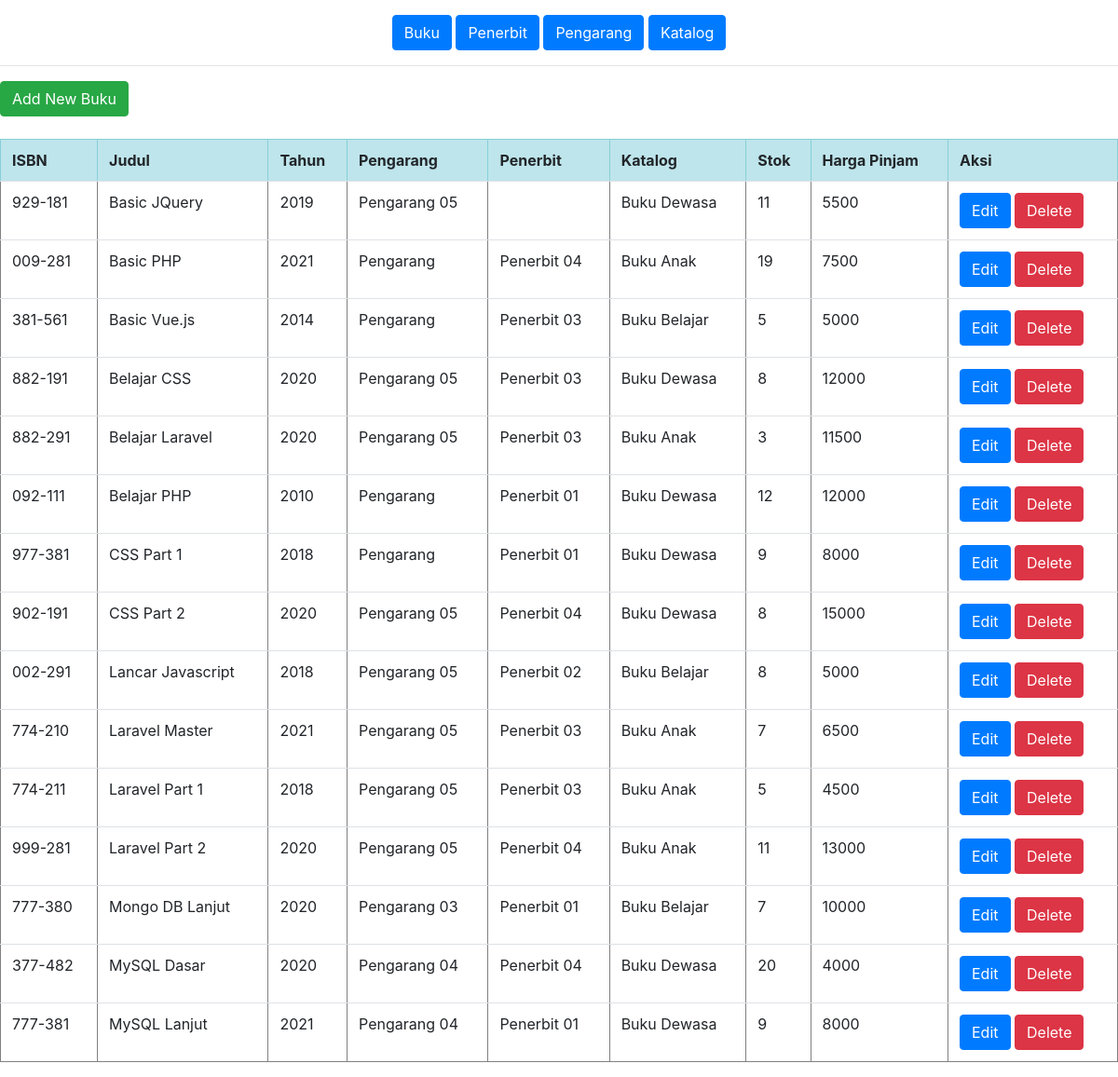
The page / on the database its author committed.
### tables this page shows
CREATE TABLE `buku` (
  `isbn` varchar(25) NOT NULL,
  `judul` varchar(255) DEFAULT NULL,
  `tahun` int(11) DEFAULT NULL,
  `id_penerbit` varchar(8) DEFAULT NULL,
  `id_pengarang` varchar(8) DEFAULT NULL,
  `id_katalog` varchar(3) DEFAULT NULL,
  `qty_stok` int(11) DEFAULT 0,
  `harga_pinjam` int(11) NOT NULL
);

CREATE TABLE `pengarang` (
  `id_pengarang` varchar(8) NOT NULL,
  `nama_pengarang` varchar(255) DEFAULT NULL,
  `email` varchar(50) DEFAULT NULL,
  `telp` varchar(12) DEFAULT NULL,
  `alamat` varchar(255) DEFAULT NULL
);

CREATE TABLE `katalog` (
  `id_katalog` varchar(3) NOT NULL,
  `nama` varchar(255) DEFAULT NULL
);

CREATE TABLE `penerbit` (
  `id_penerbit` varchar(8) NOT NULL,
  `nama_penerbit` varchar(255) DEFAULT NULL,
  `email` varchar(50) DEFAULT NULL,
  `telp` varchar(12) DEFAULT NULL,
  `alamat` varchar(255) DEFAULT NULL
);

### index.php (the view, shortened to what this page needs)
<?php
    include_once("connect.php");
    $buku = mysqli_query($mysqli, "SELECT buku.*, nama_pengarang, nama_penerbit, katalog.nama as nama_katalog FROM buku
                                        LEFT JOIN  pengarang ON pengarang.id_pengarang = buku.id_pengarang
                                        LEFT JOIN  penerbit ON penerbit.id_penerbit = buku.id_penerbit
                                        LEFT JOIN  katalog ON katalog.id_katalog = buku.id_katalog
                                        ORDER BY judul ASC");
?>
<html>
<head>
    <link rel="stylesheet" href="https://stackpath.bootstrapcdn.com/bootstrap/4.2.1/css/bootstrap.min.css">
</head>
<body>
<center class="mt-3">
    <a href="index.php" class="btn btn-primary ">Buku</a>
    <a href="penerbit/penerbit.php" class="btn btn-primary " >Penerbit</a>
    <a href="pengarang/pengarang.php" class="btn btn-primary ">Pengarang</a>
    <a href="katalog/katalog.php" class="btn btn-primary ">Katalog</a>
    <hr>
</center>
<a href="add.php" class="btn btn-success">Add New Buku</a><br/><br/>
    <table class="table" width='80%' border=1>
    <tr class="table-info">
        <th>ISBN</th>
        <th>Judul</th>
        <th>Tahun</th>
        <th>Pengarang</th>
        <th>Penerbit</th>
        <th>Katalog</th>
        <th>Stok</th>
        <th>Harga Pinjam</th>
        <th>Aksi</th>
    </tr>
    <?php
        while($buku_data = mysqli_fetch_array($buku)) {
            echo "<tr>";
            echo "<td>".$buku_data['isbn']."</td>";
            echo "<td>".$buku_data['judul']."</td>";
            echo "<td>".$buku_data['tahun']."</td>";
            echo "<td>".$buku_data['nama_pengarang']."</td>";
            echo "<td>".$buku_data['nama_penerbit']."</td>";
            echo "<td>".$buku_data['nama_katalog']."</td>";
            echo "<td>".$buku_data['qty_stok']."</td>";
            echo "<td>".$buku_data['harga_pinjam']."</td>";
            echo "<td><a class='btn btn-primary' href='edit.php?isbn=$buku_data[isbn]'>Edit</a>  <a class='btn btn-danger' href='delete.php?isbn=$buku_data[isbn]'>Delete</a></td></tr>";
        }
    ?>
    </table>
</body>
</html>

### rows shown on the page
buku: isbn "929-181", judul "Basic JQuery", tahun "2019", id_pengarang.nama_pengarang "Pengarang 05", id_katalog.nama "Buku Dewasa", qty_stok "11", harga_pinjam "5500"
buku: isbn "009-281", judul "Basic PHP", tahun "2021", id_pengarang.nama_pengarang "Pengarang", id_penerbit.nama_penerbit "Penerbit 04", id_katalog.nama "Buku Anak", qty_stok "19", harga_pinjam "7500"
buku: isbn "381-561", judul "Basic Vue.js", tahun "2014", id_pengarang.nama_pengarang "Pengarang", id_penerbit.nama_penerbit "Penerbit 03", id_katalog.nama "Buku Belajar", qty_stok "5", harga_pinjam "5000"
buku: isbn "882-191", judul "Belajar CSS", tahun "2020", id_pengarang.nama_pengarang "Pengarang 05", id_penerbit.nama_penerbit "Penerbit 03", id_katalog.nama "Buku Dewasa", qty_stok "8", harga_pinjam "12000"
buku: isbn "882-291", judul "Belajar Laravel", tahun "2020", id_pengarang.nama_pengarang "Pengarang 05", id_penerbit.nama_penerbit "Penerbit 03", id_katalog.nama "Buku Anak", qty_stok "3", harga_pinjam "11500"
buku: isbn "092-111", judul "Belajar PHP", tahun "2010", id_pengarang.nama_pengarang "Pengarang", id_penerbit.nama_penerbit "Penerbit 01", id_katalog.nama "Buku Dewasa", qty_stok "12", harga_pinjam "12000"
buku: isbn "977-381", judul "CSS Part 1", tahun "2018", id_pengarang.nama_pengarang "Pengarang", id_penerbit.nama_penerbit "Penerbit 01", id_katalog.nama "Buku Dewasa", qty_stok "9", harga_pinjam "8000"
buku: isbn "902-191", judul "CSS Part 2", tahun "2020", id_pengarang.nama_pengarang "Pengarang 05", id_penerbit.nama_penerbit "Penerbit 04", id_katalog.nama "Buku Dewasa", qty_stok "8", harga_pinjam "15000"
buku: isbn "002-291", judul "Lancar Javascript", tahun "2018", id_pengarang.nama_pengarang "Pengarang 05", id_penerbit.nama_penerbit "Penerbit 02", id_katalog.nama "Buku Belajar", qty_stok "8", harga_pinjam "5000"
buku: isbn "774-210", judul "Laravel Master", tahun "2021", id_pengarang.nama_pengarang "Pengarang 05", id_penerbit.nama_penerbit "Penerbit 03", id_katalog.nama "Buku Anak", qty_stok "7", harga_pinjam "6500"
buku: isbn "774-211", judul "Laravel Part 1", tahun "2018", id_pengarang.nama_pengarang "Pengarang 05", id_penerbit.nama_penerbit "Penerbit 03", id_katalog.nama "Buku Anak", qty_stok "5", harga_pinjam "4500"
buku: isbn "999-281", judul "Laravel Part 2", tahun "2020", id_pengarang.nama_pengarang "Pengarang 05", id_penerbit.nama_penerbit "Penerbit 04", id_katalog.nama "Buku Anak", qty_stok "11", harga_pinjam "13000"
buku: isbn "777-380", judul "Mongo DB Lanjut", tahun "2020", id_pengarang.nama_pengarang "Pengarang 03", id_penerbit.nama_penerbit "Penerbit 01", id_katalog.nama "Buku Belajar", qty_stok "7", harga_pinjam "10000"
buku: isbn "377-482", judul "MySQL Dasar", tahun "2020", id_pengarang.nama_pengarang "Pengarang 04", id_penerbit.nama_penerbit "Penerbit 04", id_katalog.nama "Buku Dewasa", qty_stok "20", harga_pinjam "4000"
buku: isbn "777-381", judul "MySQL Lanjut", tahun "2021", id_pengarang.nama_pengarang "Pengarang 04", id_penerbit.nama_penerbit "Penerbit 01", id_katalog.nama "Buku Dewasa", qty_stok "9", harga_pinjam "8000"
